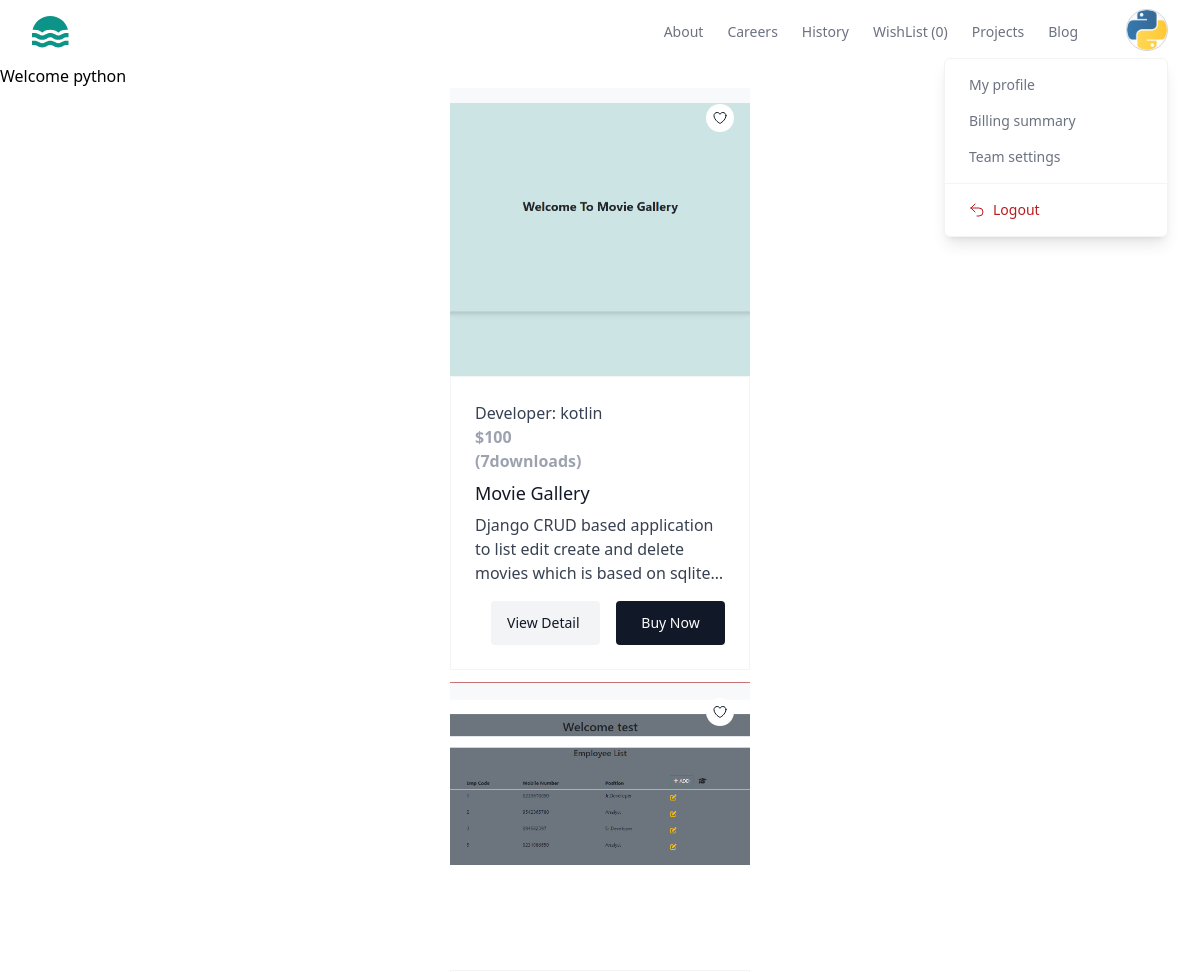
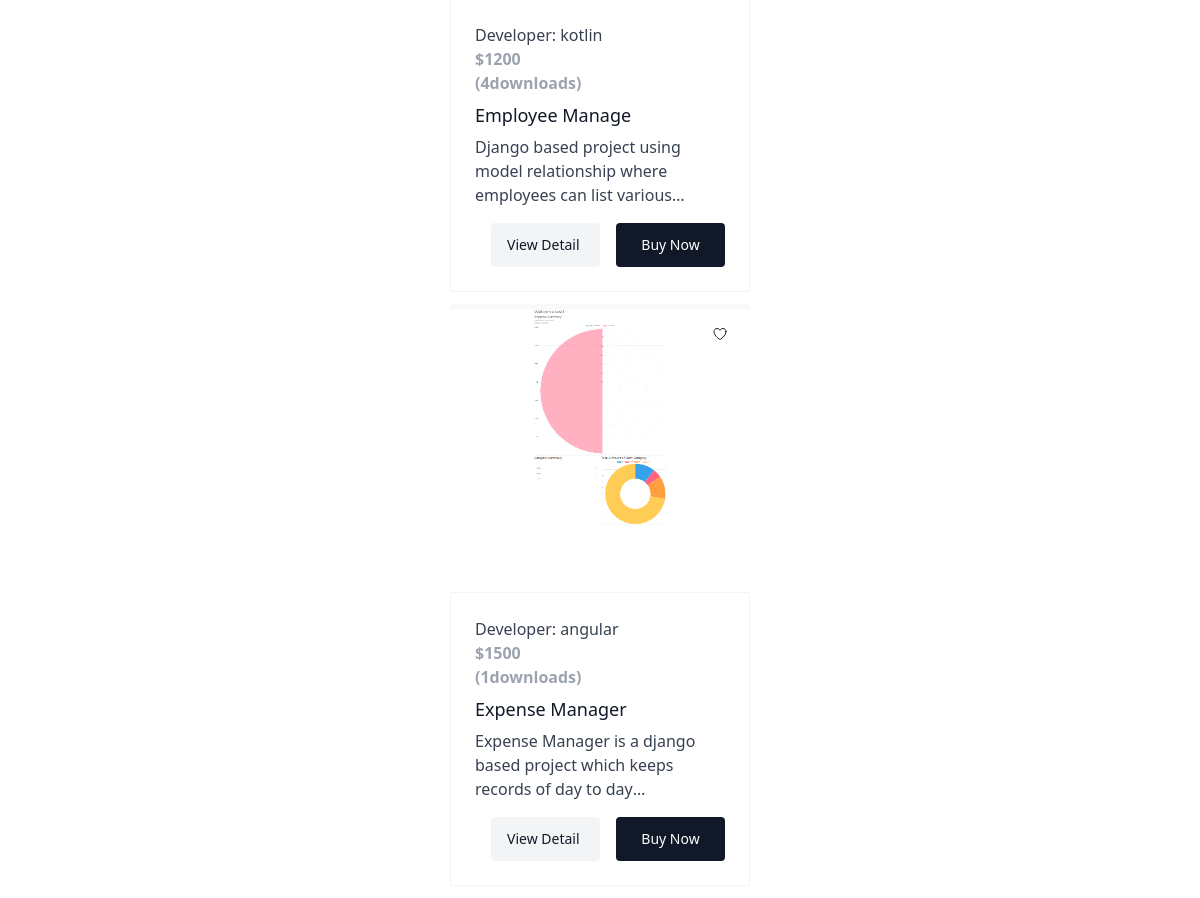
Screenshot of /index/ (signed in) with the database file from the repository (2 pictures, top to bottom).
### store/models.py (models this page shows, shortened)
class BaseModel(models.Model):
    created_date=models.DateTimeField(auto_now_add=True)
    updated_date=models.DateTimeField(auto_now=True)
    is_active=models.BooleanField(default=True)

class UserProfile(BaseModel):
    bio=models.CharField(max_length=200,null=True)
    profile_picture=models.ImageField(upload_to="profilepictures",null=True,blank=True,default="profilepictures/default.png")
    phone=models.CharField(max_length=200,null=True)
    owner=models.OneToOneField(User,on_delete=models.CASCADE,related_name="profile")

class Project(BaseModel):
    title=models.CharField(max_length=200)
    description=models.TextField()
    preview_image=models.ImageField(upload_to="previewimages",null=True,blank=True)
    price=models.PositiveIntegerField()
    developer=models.ForeignKey(User,on_delete=models.CASCADE)
    files=models.FileField(upload_to="projects",null=True,blank=True)
    tag_objects=models.ManyToManyField(Tag,null=True)
    thumbnail=EmbedVideoField()
    @property
    def downloads(self):
        return WishListItem.objects.filter(project_object=self,is_order_placed=True).count()

### store/views.py (the view)
# urls.py: path('index/',views.IndexView.as_view(),name='index'),
@method_decorator(decs,name='dispatch')
class IndexView(View):
    template_name='index.html'
    def get(self,request,*args,**kwargs):
        qs=Project.objects.all().exclude(developer=request.user)
        return render(request,self.template_name,{'data':qs})

### store/context_processors.py (called while the page is built)
def wishlistitem_count(request):
    count=0
    if request.user.is_authenticated:
        count=request.user.basket.basket_item.filter(is_order_placed=False).count()
    return {"cart_item_count":count}

### store/templates/index.html (shortened to what this page needs)
{%extends 'base.html'%}
{%block main_block%}
<h1>Welcome {{request.user}}</h1>
<div class="w-2/4 mx-auto ">
    {%for p in data%}
    <div class="w-1/2 mx-auto mb-3">
    <a href="#" class="group relative block overflow-hidden">
        <button
        onclick=location.href="{%url 'wishlist' p.id %}"
          class="absolute end-4 top-4 z-10 rounded-full bg-white p-1.5 text-gray-900 transition hover:text-gray-900/75"
        >
        </button>
      {%if p.preview_image%}
      <img
      src="{{p.preview_image.url}}"
      alt=""
      class="h-64 w-full object-cover transition duration-500 group-hover:scale-105 sm:h-72"
    />
      {%endif%}
        <div class="relative border border-gray-100 bg-white p-6">
          <p class="text-gray-700">
          Developer: {{p.developer}}
            <p class="text-gray-400 font-bold">${{p.price}}</p>
            <p class="text-gray-400 font-bold">({{p.downloads}}downloads)</p>
          </p>
          <h3 class="mt-1.5 text-lg font-medium text-gray-900">{{p.title}}</h3>
          <p class="mt-1.5 line-clamp-3 text-gray-700">
           {{p.description}}
          </p>
          <form class="mt-4 flex gap-4">
            <a href="{%url 'project-detail' p.id %}"
              class="block w-full rounded bg-gray-100 px-4 py-3 text-sm font-medium text-gray-900 transition hover:scale-105"
            >
              View Detail
          </a>
            <button
              type="button"
              class="block w-full rounded bg-gray-900 px-4 py-3 text-sm font-medium text-white transition hover:scale-105"
            >
              Buy Now
            </button>
          </form>
        </div>
      </a>
    </div>
    {%endfor%}
</div>
{%endblock%}

### store/templates/base.html (shortened to what this page needs)
<!DOCTYPE html>
<html lang="en">
<head>
    <script src="https://cdn.tailwindcss.com"></script>
</head>
<body>
    <header class="bg-white">
        <div class="mx-auto  px-4 sm:px-6 lg:px-8">
          <div class="flex h-16 items-center justify-between">
            <div class="flex-1 md:flex md:items-center md:gap-12">
              <a class="block text-teal-600" href="#">
              </a>
            </div>
            <div class="md:flex md:items-center md:gap-12">
              <nav aria-label="Global" class="hidden md:block">
                <ul class="flex items-center gap-6 text-sm">
                  <li>
                    <a class="text-gray-500 transition hover:text-gray-500/75" href="#"> About </a>
                  </li>
                  <li>
                    <a class="text-gray-500 transition hover:text-gray-500/75" href="#"> Careers </a>
                  </li>
                  <li>
                    <a class="text-gray-500 transition hover:text-gray-500/75" href="#"> History </a>
                  </li>
                  <li>
                    <a class="text-gray-500 transition hover:text-gray-500/75" href="{%url 'my-wishlist'%}"> WishList ({{cart_item_count}}) </a>
                  </li>
                  <li>
                    <a class="text-gray-500 transition hover:text-gray-500/75" href="{%url 'my-works'%}"> Projects </a>
                  </li>
                  <li>
                    <a class="text-gray-500 transition hover:text-gray-500/75" href="#"> Blog </a>
                  </li>
                </ul>
              </nav>
              <div class="hidden md:relative md:block">
                <button
                  type="button"
                  class="overflow-hidden rounded-full border border-gray-300 shadow-inner"
                >
                  <img
                    src="{{request.user.profile.profile_picture.url}}"
                    alt=""
                    class="size-10 object-cover"
                  />
                </button>
                <div
                  class="absolute end-0 z-10 mt-0.5 w-56 divide-y divide-gray-100 rounded-md border border-gray-100 bg-white shadow-lg"
                  role="menu"
                >
                  <div class="p-2">
                    <a
                      href="{%url 'profile-edit'%}"
                      class="block rounded-lg px-4 py-2 text-sm text-gray-500 hover:bg-gray-50 hover:text-gray-700"
                      role="menuitem"
                    >
                      My profile
                    </a>
                    <a
                      href="#"
                      class="block rounded-lg px-4 py-2 text-sm text-gray-500 hover:bg-gray-50 hover:text-gray-700"
                      role="menuitem"
                    >
                      Billing summary
                    </a>
                    <a
                      href="#"
                      class="block rounded-lg px-4 py-2 text-sm text-gray-500 hover:bg-gray-50 hover:text-gray-700"
                      role="menuitem"
                    >
                      Team settings
                    </a>
                  </div>
                  <div class="p-2">
                    <form method="POST" action="">
                      <a
                        href="{%url 'signout'%}"
                        class="flex w-full items-center gap-2 rounded-lg px-4 py-2 text-sm text-red-700 hover:bg-red-50"
                        role="menuitem"
                      >
                        <svg
                          xmlns="http://www.w3.org/2000/svg"
                          fill="none"
                          viewBox="0 0 24 24"
                          stroke-width="1.5"
                          stroke="currentColor"
                          class="size-4"
                        >
                          <path
                            stroke-linecap="round"
                            stroke-linejoin="round"
                            d="M9 15 3 9m0 0 6-6M3 9h12a6 6 0 0 1 0 12h-3"
                          />
                        </svg>
                        Logout
                      </a>
                    </form>
                  </div>
                </div>
              </div>
            </div>
          </div>
        </div>
      </header>
     {%block main_block%}
     {%endblock%}
</body>
</html>

### rows the page displays
Project: preview_image (picture), developer "kotlin", price "100", downloads "7", title "Movie Gallery", description "Django CRUD based application to list edit create and delete movies which is based on…"
Project: preview_image (picture), developer "kotlin", price "1200", downloads "4", title "Employee Manage", description "Django based project using model relationship where employees can list…"
Project: preview_image (picture), developer "angular", price "1500", downloads "1", title "Expense Manager", description "Expense Manager is a django based project which keeps records of day to…"

### other values shown
{{ cart_item_count }} "0"
{{ request.user }} "python"
